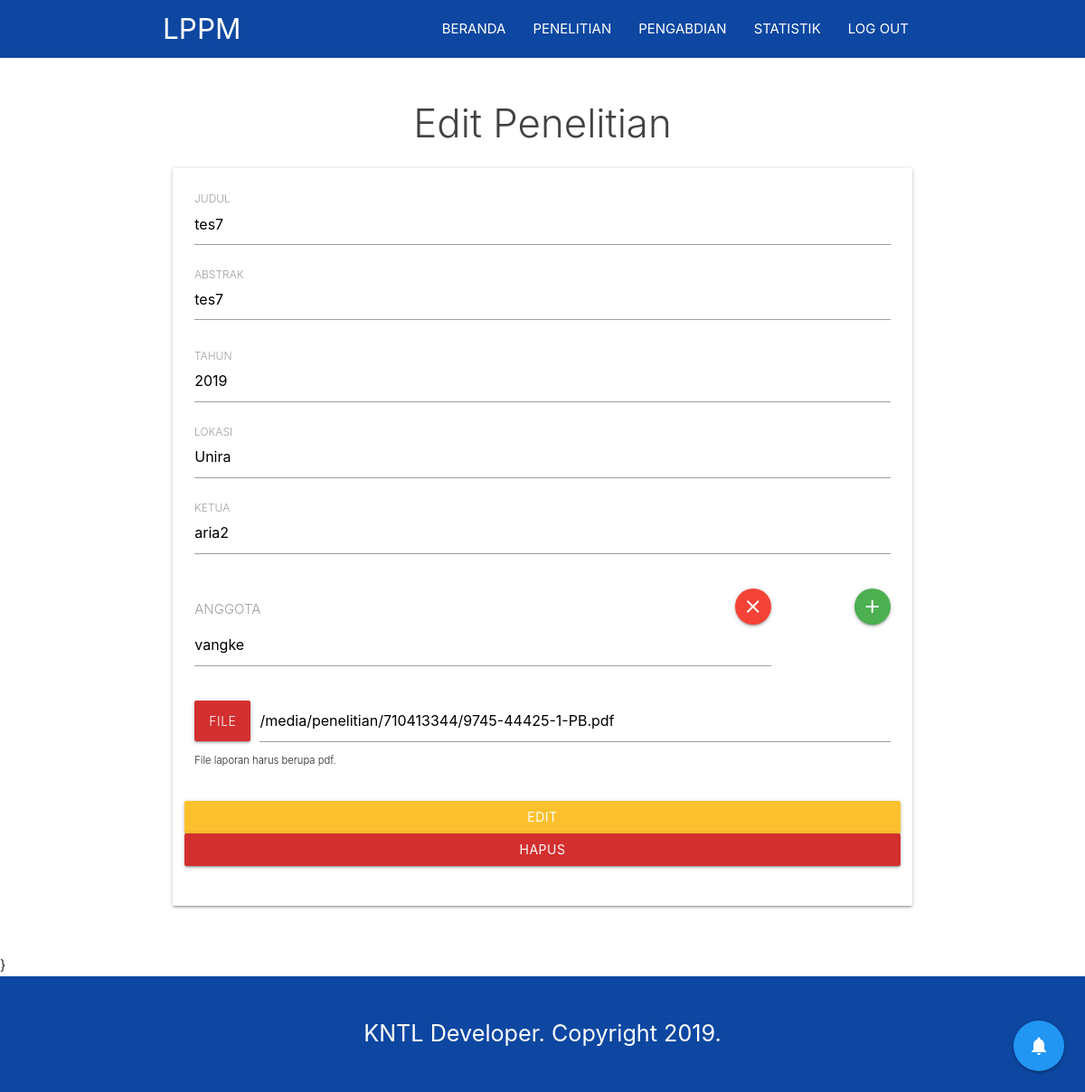
Before: /home/penelitian_ls/1/detail1/ (signed in) with the older database file.
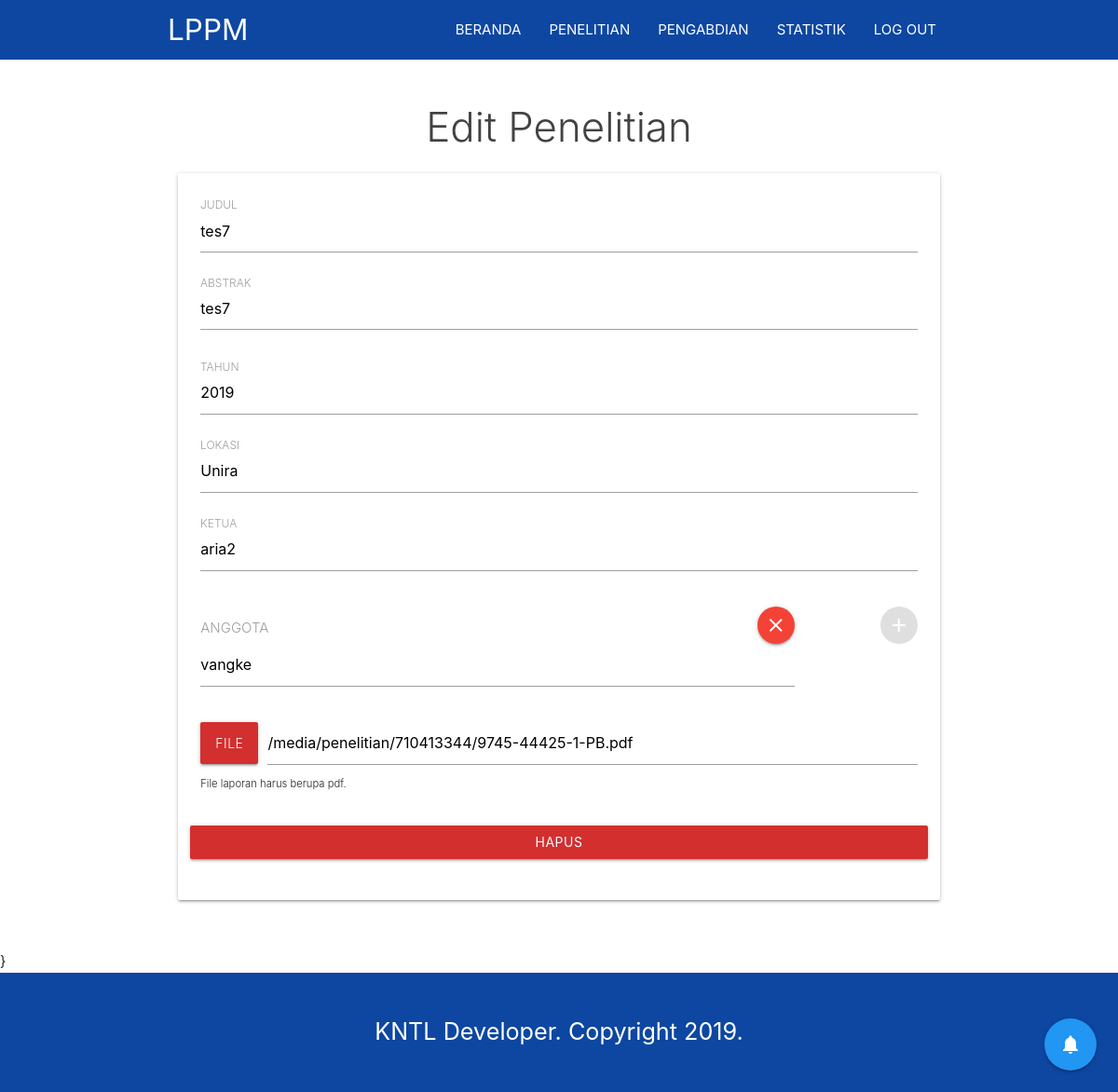
After: the same page with the newer database file.
### lppm/views.py (the view, shortened to what this page needs)
# urls.py: path('home/penelitian_ls/<int:pk>/detail1/', views.penelitian_detail_n, name='penelitian_detail_n'),
@login_required
def penelitian_detail_n(request, pk=None): # get list of pk_anggota
	penelitian = True
	user = User.objects.get(pk=request.user.pk)
	penelitian_detail = get_object_or_404(Penelitian, pk=pk)
	try:
		ketua = AnggotaPenelitian.objects.get(penelitian=penelitian_detail, level=1)
	except:
		ketua = None
	anggota = AnggotaPenelitian.objects.filter(penelitian=penelitian_detail, level=2)
	context = {
		'penelitian_detail': penelitian_detail,
		'anggota': anggota,
		'ketua': ketua,
		'user': user,
		'penelitian': penelitian,
	}
	return render(request, '1blood-2/p_detail1.html', context)

### templates/1blood-2/p_detail1.html (shortened to what the changed rows need)
{% extends '1blood-2/penelitian_self.html' %}
{% load staticfiles %}
{% load notifications_tags %}
{% block content %}
{% if penelitian %}
    	<section id="penelitian" class="about scrollspy">
        	<div class="container">
          		<div class="row">
            		<div class="col s12 light">
              			<div class="card-panel wow slideInLeft" data-wow-duration="1s" data-wow-delay: "0.5s">
                <div class="row">
                  <form class="col s12" id="formUpdateData" action="" method="POST" enctype='multipart/form-data'>{% csrf_token %}
                    <div class="row">
                      <div class="input-field col s12 tambah">
                        <input id="judul" type="text" class="validate" name="judul" placeholder="{{ penelitian_detail.judul }}" value="{{ penelitian_detail.judul }}" required>
                        <label for="judul">JUDUL</label>
                      </div>
                      <div class="input-field col s12 tambah">
                        <textarea id="textarea2" class="materialize-textarea" name="abstrak" required>{{ penelitian_detail.abstrak }}</textarea>
                        <label for="textarea2">ABSTRAK</label>
                      </div>
                      <div class="input-field col s12 tambah">
                        <input id="tahun" type="text" name="tahun" placeholder="{{ penelitian_detail.tahun }}" value="{{ penelitian_detail.tahun }}" required>
                        <label for="tahun">TAHUN</label>
                      </div>
                      <div class="input-field col s12 tambah">
                        <input id="lokasi" type="text" class="validate" name="lokasi" placeholder="{{ penelitian_detail.lokasi }}" value="{{ penelitian_detail.lokasi }}" required>
                        <label for="lokasi">LOKASI</label>
                      </div>
                      <div class="input-field col s12 tambah">
                        <input id="ketua" type="text" class="validate" name="ketua" placeholder="{{ ketua.nama }}" value="{{ ketua.nama }}" required>
                        <label for="ketua">KETUA</label>
                      </div>
                      {% if anggota %}
                      <div class="input-field col s10 tambah" id="anggotaPenelitian">
                        {% for l in anggota %}
                        <div>
                        </div>
                        {% endfor %}
                        <label for="anggota" id="jingan">ANGGOTA</label>
                      </div>
                      <div class="col s2"><button class="btn-floating right green" type="button" id="faka1" style="margin-top: 15px !important;" ></button></div>
                      {% endif %}
                      <div class="file-field input-field col s12 tambah">
                        <div class="btn red darken-2">
                        </div>
                        <div class="file-path-wrapper">
                        </div>
                        <small id="fileHelpBlock" class="form-text text-muted">
                        </small>
                      </div>
                      {% if penelitian_detail.status == False %}
                      <button class="btn waves-effect waves-light right col s12 yellow darken-2" type="submit" name="action" style="margin-top: 20px; margin-bottom: -20px;" id="btnAddPenelitian">Edit</button>
                      {% endif %}
                      <button class="btn waves-effect waves-light right col s12 red darken-2 modal-trigger" href="#delPenelitian" type="button" name="action" style="margin-top: 20px; margin-bottom: -20px;" id="btnHapusPenelitian">Hapus</button>
                    </div>
                  </form>
                </div>
              </div>
            </div>
        </div>
      </div>
    </section>
{% endif %}
{% endblock content %}

Changed rows visible on the page:
changed Penelitian "tes7": status False → True (drawn)
Other visible differences:
text no longer shown: "EDIT"
